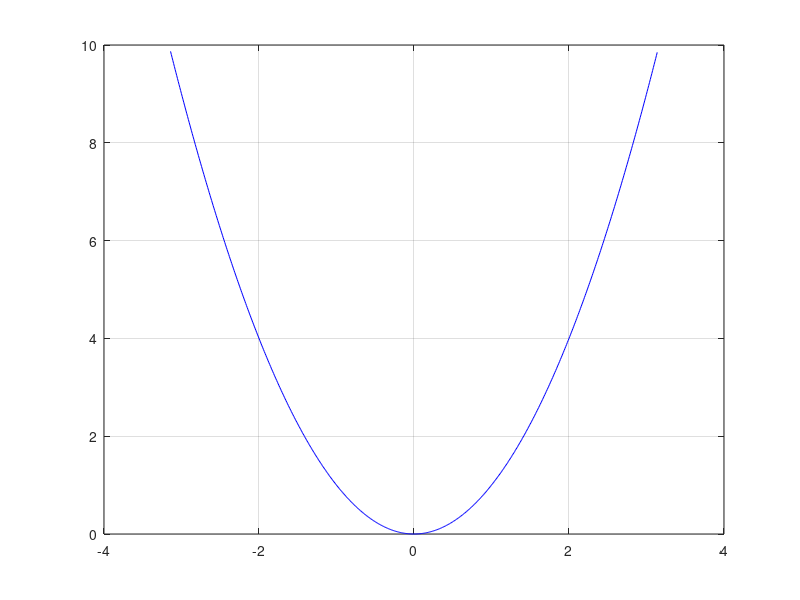

Recreate this plot in MATLAB. (Note: this script raises an error after producing the figure.)
clear; clc
clf

a = -pi;
dx = 0.01;
b = pi;
m = 69;

x = a : dx: b;
Y = power(x, 2);
plot(x, Y, 'b')
grid on; hold on

xlabel $x$; ylabel $y$;
n = 1 : m;
X = diag(n) * ones(m, 1) * x;
A = power(-1,n) ./ power(n,2);
y = power(pi,2) / 3 + 4 * sum(diag(A)*cos(X),1);
plot(x, y,'r')
title(['$$ x^2 = \frac{\pi^2}{3} + 4 \sum\limits_{n = 1}^{' num2str(m) '} \frac {(-1)^n} {n^2} \cos nx    $$'])